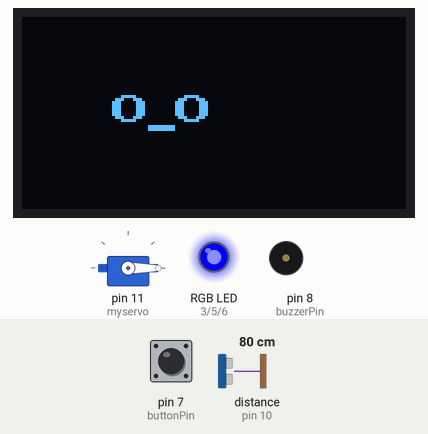
The sketch below on a simulated Arduino Uno, built with avr-gcc and run on an emulated ATmega328P. On the bench: servo, 128×64 one-colour display, an RGB LED mixed from three pins (HIGH = lit), buzzer (waves = sounding, pin HIGH). Wiring (inferred from the names in the program): ultrasonic range finder: trigger pin 9; echo pin 10. The test bench sets the inputs (shaded band); at power-on: distance to the obstacle (sensor on pin 10) 80 cm, pin 7 (buttonPin) HIGH. The echo pulse lasts 58.3 µs per cm; the local clock reads 2024-03-15 10:24:30 at power-on unless the sketch sets it; pins used as bus, display or sensor lines are not drawn; what the sketch prints to the serial monitor is not drawn.

Above: at 1.2 s.
1.3 s: distance to the obstacle (sensor on pin 10) set to 8 cm
4.3 s: distance to the obstacle (sensor on pin 10) set to 5 cm
At 5.2 s:
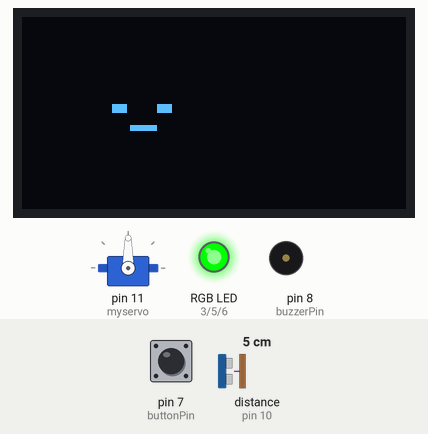
5.9 s: distance to the obstacle (sensor on pin 10) set to 9 cm
At 6.8 s:
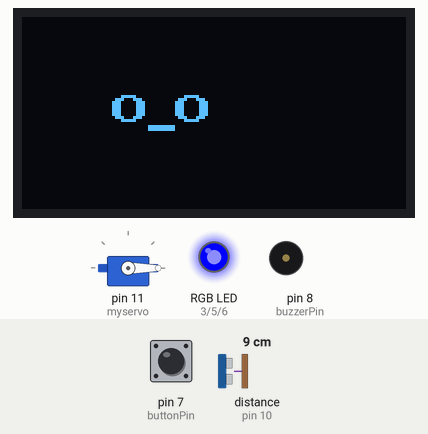
7.4 s: pin 7 (buttonPin) pulled LOW for 0.15 s
At 7.51 s:
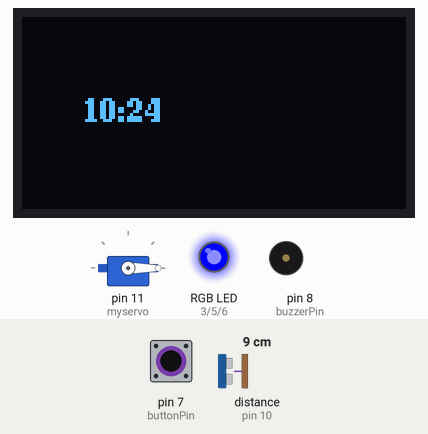
9.0 s: pin 7 (buttonPin) pulled LOW for 3.2 s
Timing chart, 0 to 12.0 s (numbered marks = the images above; inputs shaded):
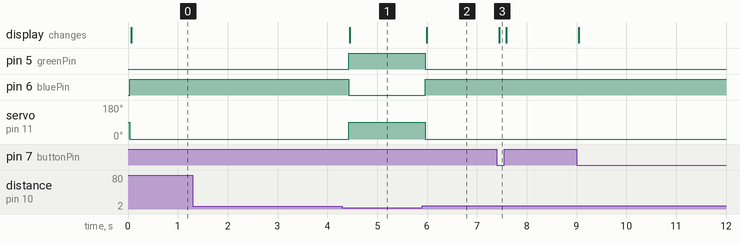

Measured:
- the behaviour switches between 7 and 6 cm on distance to the obstacle (sensor on pin 10) (found by bisection; images 0 and 1)
- after the input at 1.3 s, every drawn part: stays the same
- after the input at 4.3 s, pin 5 (greenPin): LOW → HIGH after 0.13 s; pin 6 (bluePin): HIGH → LOW after 0.13 s; servo on pin 11 (myservo): 0° → 90° after 0.13 s; the display: changes after 0.15 s (image 1)
- after the input at 5.9 s, pin 5 (greenPin): HIGH → LOW after 0.07 s; pin 6 (bluePin): LOW → HIGH after 0.07 s; servo on pin 11 (myservo): 90° → 0° after 0.07 s; the display: changes after 0.10 s (image 2)
- after the input at 7.4 s, the display: changes after 0.05 s (image 3)

The sketch:

DeskPet.ino
```cpp
#include <Wire.h>
#include <Servo.h>
#include <U8g2lib.h>
#include "RTClib.h"

// Mesafe sensörü
#define trigPin 9
#define echoPin 10

// RGB LED
#define redPin 3
#define greenPin 5
#define bluePin 6

// Buzzer
#define buzzerPin 8

// Buton
#define buttonPin 7

// Servo
Servo myservo;

// OLED
U8G2_SSD1306_128X64_NONAME_F_HW_I2C u8g2(U8G2_R0, U8X8_PIN_NONE);

// RTC
RTC_DS3231 rtc;

// zaman yönetimi
unsigned long lastSevmeZamani = 0;
unsigned long suankiZaman = 0;

// mod
// 0 = durgun (mavi)
// 1 = seviliyor (yeşil)
// 2 = hiç sevilmiyor 10dk (kırmızı)
int mood = 0;

// buton basımı
bool buttonPressed = false;

void setup() {
  Serial.begin(9600);
  pinMode(trigPin, OUTPUT);
  pinMode(echoPin, INPUT);

  pinMode(redPin, OUTPUT);
  pinMode(greenPin, OUTPUT);
  pinMode(bluePin, OUTPUT);

  pinMode(buzzerPin, OUTPUT);

  pinMode(buttonPin, INPUT_PULLUP);

  myservo.attach(11);

  u8g2.begin();
  rtc.begin();

  // SAAT AYARI - bir kereye mahsus
  // rtc.adjust(DateTime(2025, 7, 1, 6, 7, 45));  // güncel saati gir
  // ayarladıktan sonra bu satırı yoruma almayı unutma:
  // rtc.adjust(DateTime(2025, 7, 1, 2, 10, 0));

  analogWrite(redPin, 0);
  analogWrite(greenPin, 0);
  analogWrite(bluePin, 255);  // mavi başlangıç
  mood = 0;

  lastSevmeZamani = millis(); // açılış zamanı
}

void loop() {
  suankiZaman = millis();

  // mesafe ölç
  long duration, distance;
  digitalWrite(trigPin, LOW);
  delayMicroseconds(2);
  digitalWrite(trigPin, HIGH);
  delayMicroseconds(10);
  digitalWrite(trigPin, LOW);
  duration = pulseIn(echoPin, HIGH);
  distance = duration * 0.034 / 2;

  Serial.print("Mesafe: ");
  Serial.print(distance);
  Serial.println(" cm");

  // buton kontrolü
  if (digitalRead(buttonPin) == LOW) {
    buttonPressed = true;
  } else {
    buttonPressed = false;
  }

  // SEVİLİYOR (5cm ve altı)
  if (distance <= 5) {
    mood = 1;
    lastSevmeZamani = millis();  // zamanı resetle
  }
  // 10 dk boyunca sevilmeme durumu
  else if ((suankiZaman - lastSevmeZamani) >= 600000) {  // 10 dakika = 600000ms
    mood = 2;
  }
  // ara mod (mavi)
  else {
    mood = 0;
  }

  // mood davranışları
  if (mood == 0) {
    // durgun
    analogWrite(redPin, 0);
    analogWrite(greenPin, 0);
    analogWrite(bluePin, 255);  // mavi
    myservo.write(0); // kol aşağı
    digitalWrite(buzzerPin, LOW);

    // OLED göz
    u8g2.clearBuffer();
    if (buttonPressed) {
      // sadece durgun halde butona basınca saat göster
      DateTime now = rtc.now();
      char saat[9];
      sprintf(saat, "%02d:%02d", now.hour(), now.minute());
      u8g2.setFont(u8g2_font_ncenB08_tr);
      u8g2.drawStr(20, 35, saat);
    } else {
      // normal göz
      u8g2.setFont(u8g2_font_ncenB14_tr);
      u8g2.drawStr(30, 35, "o_o");
    }
    u8g2.sendBuffer();
  }
  else if (mood == 1) {
    // seviliyor
    analogWrite(redPin, 0);
    analogWrite(greenPin, 255);
    analogWrite(bluePin, 0);
    myservo.write(90); // kol yukarı
    digitalWrite(buzzerPin, LOW);

    // OLED göz kapalı
    u8g2.clearBuffer();
    u8g2.setFont(u8g2_font_ncenB14_tr);
    u8g2.drawStr(30, 35, "-_-");
    u8g2.sendBuffer();
  }
  else if (mood == 2) {
    // 10 dk boyunca hiç sevilmemiş
    analogWrite(redPin, 255);
    analogWrite(greenPin, 0);
    analogWrite(bluePin, 0);
    myservo.write(0); // kol aşağı

    // OLED üzgün göz
    u8g2.clearBuffer();
    u8g2.setFont(u8g2_font_ncenB14_tr);
    u8g2.drawStr(30, 35, "T_T");
    u8g2.sendBuffer();

    // buzzer 1sn aralıkla
    static unsigned long buzzerTime = 0;
    if (millis() - buzzerTime >= 1000) {
      buzzerTime = millis();
      digitalWrite(buzzerPin, HIGH);
      delay(100);
      digitalWrite(buzzerPin, LOW);
    }
  }

  delay(100);
}
```
